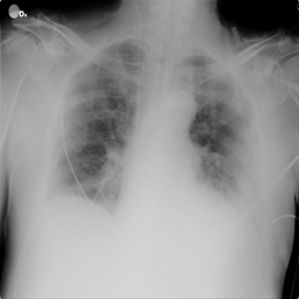
#> input picture atv_filtro/COVID-1.png, 299 x 299 px, found by its file name
$ jupyter execute --allow-errors Resolucao1.ipynb   (shell and % lines are left out)
#> lines starting #> are read from the running program, lines starting #| are printed output that depends on the picture
Clique aqui para ter acesso ao [mini-paper](https://www.overleaf.com/7983964188fsswxxqddwgh).

# Atividade:

## Implementar os seguintes atributos em uma imagem:

- Média
- Variância
- Skewness
- Kurtosis
- Energia
- Entropia

Utilizar a base de imagens do trabalho anterior
- Calcular os atributos de primeira ordem para cada imagem, e criar uma matriz
- Plotar os atributos dois a dois (scatter plot)
- A entrega será:
    - Notebook com os códigos;
    - Short paper de até 4 páginas com:
        - Introdução: apresentar o problema/base escolhida;
        - Metodologia: explicar os atributos e como são calculados;
        - Resultados: resultado da classificação e scatter plots dos atributos;
        - Extra: plotar os atributos utilizando um algoritmo de redução de dimensionalidade, ex: PCA, t-SNE;
        - Conclusão.

Implemente as seguintes transformações de intensidade:
* Alargamento de contraste: s=T(r)=(1/(1+((k/r)E^))).
* Negativo: s=L−1−r.
* Logarítmico:s=clog(1+r).
* Potência: s=(cr)^y.

a. Cada transformação deverá ser implementada utilizando pelo menos 4 configurações diferentes de parâmetros (exceto o negativo).

b. Utilize as funções de transformação de intensidade como pré-processamento do trabalho anterior, reporte os resultados de classificação obtidos com as diferentes funções.

    i. Adicione os resultados no relatório do trabalho anterior;

    ii. Na seção de metodologia adicione e explique as funções de alargamento de contraste;

    iii. Na seção de resultados adicione tabelas com os resultados obtidos pelas funções e explique as diferenças obtidas em cada transformação.

    iv. Adicione imagens que justifiquem suas explicações.

- Entrega e apresentação: 10/01/2022

## DESCRITOR

[cell 1]
import numpy as np
from scipy.stats import entropy, skew, kurtosis

[cell 2]
def energy(x):
    return np.sum(np.power(x, 2))

[cell 3]
def descritor_histograma(imagem):
    frequencias, _ = np.histogram(imagem, bins=256, density=True)

    media = np.mean(frequencias)

    var = np.var(frequencias)

    sk = skew(frequencias)

    kur = kurtosis(frequencias)

    ener = energy(frequencias)

    entr = entropy(frequencias)

    return [media,var,sk,kur,ener,entr]

## TRANSFORMAÇÕES DE INTENSIDADE

[cell 4]
def alargamento_de_contraste(img, k, E):
    image_array = np.array(img.copy(), dtype='float')

    image_array[img>0] = 1/(1 + (k/image_array[img>0])**E)

    return image_array

[cell 5]
def negativo(img):
    return 255 - img.copy()

[cell 6]
def transformacao_logaritmica(img, c):
    img_plus_1 = np.where(1+img.copy()< 1, 1, 1+img.copy())

    return np.array(c * np.log(img_plus_1), dtype='float64')

[cell 7]
def transformacao_potencia(img, y, c=1):
    image_array = np.array(img, dtype='float')

    return c * np.power(image_array, y)

[cell 8]
values_E = [0.25, 2, 4, 6]
values_k = [100, 140, 180, 200]
values_c = [1, 3, 5, 7]
values_y = [0.35, 0.4, 0.45, 0.5]

[cell 9]
import matplotlib.pyplot as plt

def plot_img(img, fig, i=1, rows=6, columns=4):
    fig.add_subplot(rows, columns, i)
    plt.imshow(img, cmap='gray')

    return i

[cell 10]
DATABASE_PATH = 'COVID-19_Radiography_Dataset'

[cell 11]
from skimage.io import imread

fig = plt.figure(figsize=(15, 15))
img = imread(DATABASE_PATH + '\COVID\images\COVID-1.png')
#> img is the input picture: shape (299, 299); min 0, max 255, mean 145.9

i = plot_img(img, fig)
#> i = 1

i = plot_img(negativo(img), fig, i+4)
#> in negativo, `return 255 - img.copy()`:
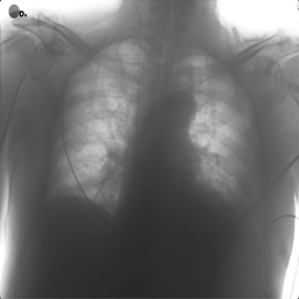
#> returned value: shape (299, 299); min 0, max 255, mean 109.1
#> i = 5

i+=3
#> i = 8
for valor in values_E:
    i = plot_img(alargamento_de_contraste(img, 200, valor), fig, i+1)

for valor in values_k:
    i = plot_img(alargamento_de_contraste(img, valor, 2), fig, i+1)

for valor in values_c:
    i = plot_img(transformacao_logaritmica(img, valor), fig, i+1)

for valor in values_y:
    i = plot_img(transformacao_potencia(img, valor), fig, i+1)

plt.show()
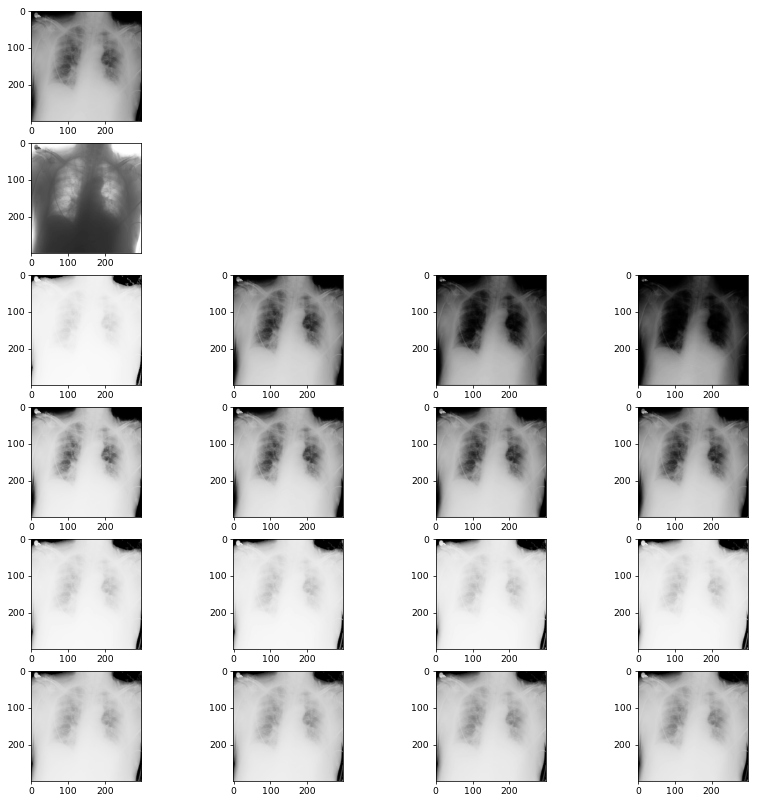
#> figure drawn by matplotlib, 18 panels

## CARREGANDO BASE

[cell 12]
from glob import glob
import os

def load_images(DATABASE_PATH, classes, qtd_imagens=1300):
    database = []

    for classe in classes:
        IMAGES_PATH = classe + '/images'

        IMAGES_NAME = glob(os.path.join(DATABASE_PATH, IMAGES_PATH, '*.png'))

        imagens = []
        for IMAGE_NAME in IMAGES_NAME[0:qtd_imagens]:
            imagens.append(imread(IMAGE_NAME, as_gray=True))

        database.append(imagens)

    return database

[cell 13]
classes = ['Normal', 'COVID', 'Viral Pneumonia']

database = load_images(DATABASE_PATH, classes)

## CLASSIFICAÇÃO

[cell 14]
from sklearn.model_selection import train_test_split
from sklearn.neural_network import MLPClassifier as mlp
from sklearn.metrics import accuracy_score as acc

def classification(X,y):

    """
    X é uma matriz onde cada linha corresponde aos atributos calculados com o descritor
    y são os rótulos da classe de cada imagem. Exemplo [0,1,0,0,1,2,2,0,0,0,...,1]
    """

    # separar conjuntos de treino e teste
    X_train,X_test,y_train,y_test = train_test_split(X,y,train_size=0.8, shuffle=True, random_state=42)
    # criar instancia do classificador
    clf = mlp()
    # treinar o classificador
    clf.fit(X_train,y_train)
    # realizar a predicao
    pred = clf.predict(X_test)
    # calcular o resultado utilizando a acuracia
    acuracia = acc(y_test, pred)

    return acuracia

[cell 15]
def matrix_descritors(database, funcao=None):
    x = []
    y = []
    for classe, images in enumerate(database):
        for image in images:
            if funcao:
                image = funcao(image)

            x.append(descritor_histograma(image))
            y.append(classe)

    return x,y

[cell 16]
def acuracia_media(database, nome, funcao=None, n_vezes=5):
    acuracias = []

    X, y = matrix_descritors(database, funcao)
    for _ in range(n_vezes):
        acuracias.append(classification(X, y))

    print(nome)
    print(f'Media {n_vezes} vezes: {np.mean(acuracias)}')
    print()

[cell 17]
from functools import partial

#> (the rest of this cell did not finish here and is left out)

## SALVAR CSV

[cell 18]
import csv

def cria_csv(nome, valores):
    with open(nome, 'w') as f:
        write = csv.writer(f)

        write.writerow(['media', 'variancia', 'skewness', 'kurtosis', 'energy', 'entropy', 'doenca'])
        write.writerows(valores)

[cell 19]
def uniao(database=database, funcao=None):
    x, y = matrix_descritors(database, funcao)

    for i, atributos in enumerate(x):
        atributos.append(y[i])

    return x

[cell 20]
cria_csv('normal.csv', uniao())

cria_csv('negativo.csv', uniao(funcao=negativo))

for valor in values_E:
    cria_csv(f'alargamento de contraste k=200 E={valor}.csv', uniao(funcao=partial(alargamento_de_contraste, k=200, E=valor)))

for valor in values_k:
    cria_csv(f'alargamento de contraste k={valor} E=2.csv', uniao(funcao=partial(alargamento_de_contraste, k=valor, E=2)))

for valor in values_c:
    cria_csv(f'transformacao logaritmica c={valor}.csv', uniao(funcao=partial(transformacao_logaritmica, c=valor)))

for valor in values_y:
    cria_csv(f'transformacao potencia y={valor}.csv', uniao(funcao=partial(transformacao_potencia, y=valor)))

## Plotar os atributos dois a dois (scatter plot)

[cell 21]
X, y = matrix_descritors(database, funcao=None)

[cell 22]
X = np.asanyarray(X)

[cell 23]
for i, classe in enumerate(y):
    if classe == 0:
        y[i] = 'Normal'
    elif classe == 1:
        y[i] = 'COVID'
    else:
        y[i] = 'Viral Pneumonia'

[cell 24]
import seaborn as sns

index_columns = list(range(6))
index_columns_copy = index_columns.copy()
atributos = ['media', 'variancia', 'skewness', 'kurtosis', 'energia', 'entropia']

#> (the rest of this cell did not finish here and is left out)

## Extra: plotar os atributos utilizando um algoritmo de redução de dimensionalidade, ex: PCA, t-SNE;

[cell 25]
import pandas as pd

[cell 26]
X, y = matrix_descritors(database, partial(transformacao_potencia, y=0.5))
X = np.asanyarray(X)

[cell 27]
for i, classe in enumerate(y):
    if classe == 0:
        y[i] = 'Normal'
    elif classe == 1:
        y[i] = 'COVID'
    else:
        y[i] = 'Viral Pneumonia'
